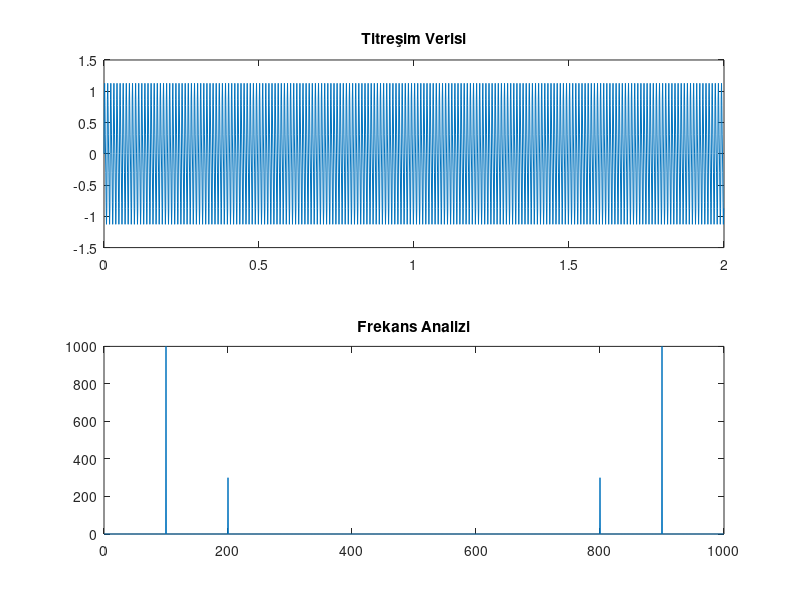

Write the MATLAB code that produced this figure.
% Titreşim verisi
fs = 1000;
t = 0:1/fs:2-1/fs;
vibration = sin(2*pi*100*t) + 0.3*sin(2*pi*200*t);

% FFT analizi
V = fft(vibration);
f = (0:length(V)-1)*(fs/length(V));

% Grafik
figure;
subplot(2,1,1); plot(t, vibration); title('Titreşim Verisi');
subplot(2,1,2); plot(f, abs(V)); title('Frekans Analizi');

%Bu örnekte:

%Amaç: Mekanik sistemlerde titreşimlerin frekans analizi.
%Kod Açıklaması:
%100 Hz ve 200 Hz%lik iki farklı frekansın birleşiminden oluşan bir titreşim sinyali üretiliyor.
%Fourier dönüşümü ile titreşim frekansları tespit ediliyor.
%Frekans grafiği, titreşimlerde hangi frekansların baskın olduğunu gösteriyor.
%Sonuç: Titreşimlerin hangi frekanslarda meydana geldiği analiz ediliyor, bu da mekanik sorunların teşhisi için kullanılabilir.